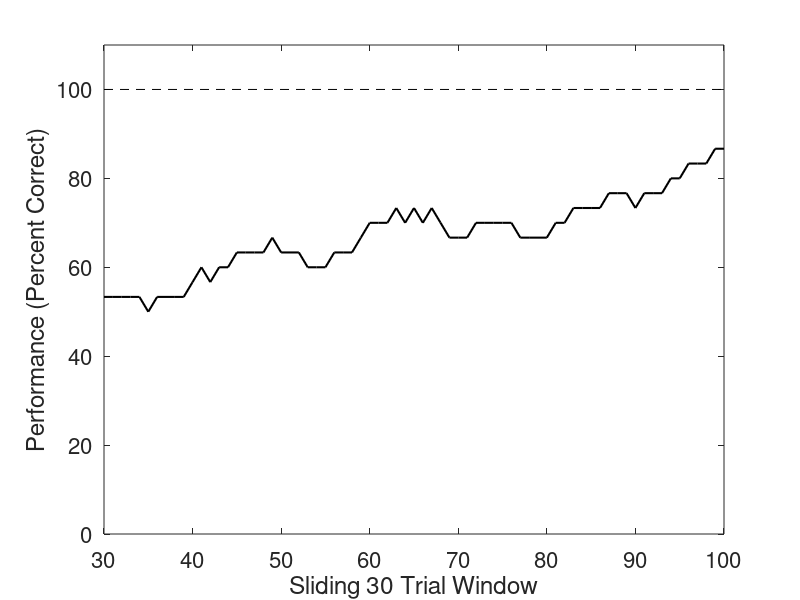

Write MATLAB code to recreate this figure.
LABEL_SIZE  = 16;
TITLE_SIZE  = 18; 
nTrial = 130; 
nRun=1; 
%[PerCorrect FiringRate FIndex W12perTrial W23perTrial RasterPlot] = ...
 %   spikingNetworkContextLearning(nTrial);
%[nTrial nStim nHippo] = size(FiringRate);
load output.txt
PerCorrect=output(:,1);  
fprintf('Overall percent correct trials: %2.2f.\n',sum(PerCorrect)/nTrial*120);

% *************************************************************************
% Plot the trajectory of percent correct trials.
% *************************************************************************
TrialWindow = repmat(1/30,[30,1]);
PerCorrect  = imfilter(double(PerCorrect),TrialWindow,'same',0)*100;
TrialIndex  = 30:(nTrial-30);

PerCorrect  = PerCorrect(TrialIndex);
figure('Name','Figure 3A', 'NumberTitle','off', 'Position',[50 50 800 500]);
plot(TrialIndex,PerCorrect,'-k','LineWidth',1.5);
xlabel('Sliding 30 Trial Window','FontSize',LABEL_SIZE);
ylabel('Performance (Percent Correct)','FontSize',LABEL_SIZE);
set(gca,'FontSize',LABEL_SIZE);
%title(sprintf('N=%d',nRun),'FontSize',TITLE_SIZE);
ylim([0 110]);
hold on;
plot([30 100],[100 100],'--k');
%set(gca,LABEL_SIZE);
%axis([30 nTrial-30 0 110]);
%print('-deps',sprintf('%sFigurePercentCorrect%d.eps',figurePath,1));
